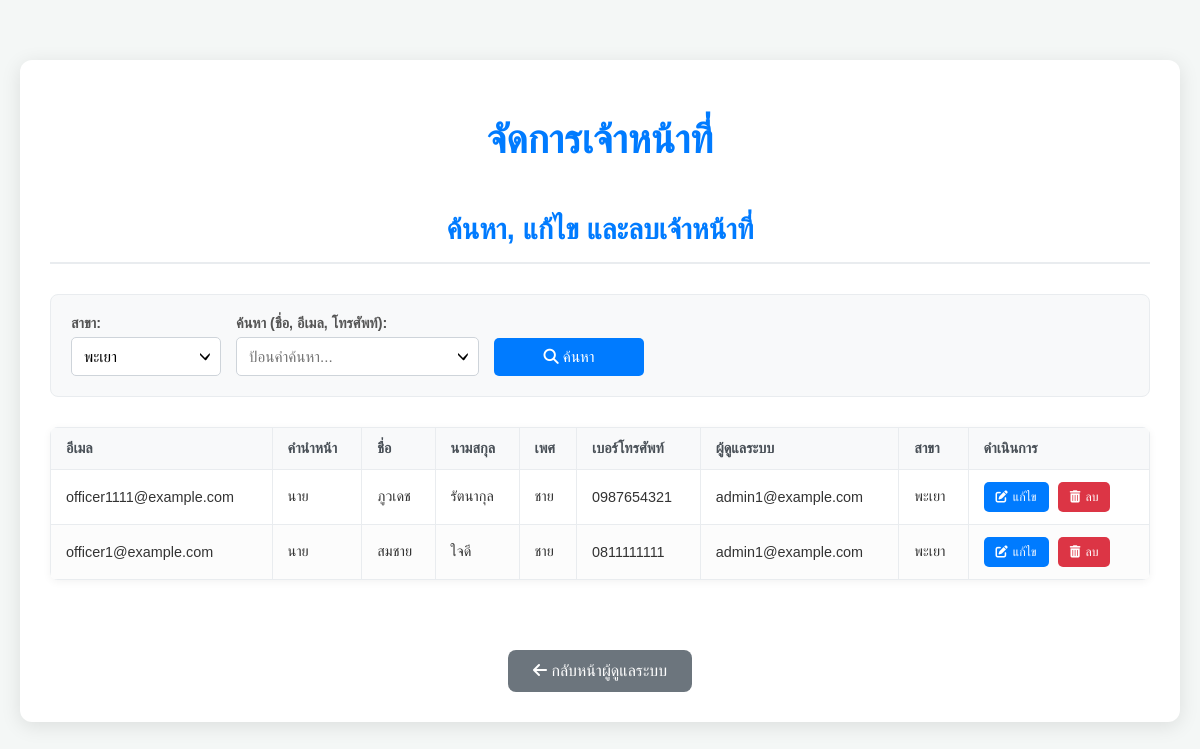
Screenshot of /PHP/manage_officers.php?filter_province_id=1 (signed in) with the database file from the repository.
### tables this page shows
CREATE TABLE `officer` (
  `Email_Officer` varchar(30) NOT NULL,
  `Password` varchar(255) DEFAULT NULL,
  `Title_name` varchar(6) DEFAULT NULL,
  `First_name` varchar(50) DEFAULT NULL,
  `Last_name` varchar(50) DEFAULT NULL,
  `Gender` varchar(4) DEFAULT NULL,
  `Phone_number` varchar(10) DEFAULT NULL,
  `Email_Admin` varchar(30) DEFAULT NULL,
  `Province_Id` varchar(2) DEFAULT NULL
);

CREATE TABLE `province` (
  `Province_Id` varchar(2) NOT NULL,
  `Province_name` varchar(50) DEFAULT NULL,
  `Region_Id` varchar(2) DEFAULT NULL,
  `Address` varchar(255) NOT NULL,
  `Phone` varchar(20) NOT NULL
);

### PHP/manage_officers.php (the view, shortened to what this page needs)
<?php
include 'db.php';
$conn->set_charset("utf8");
$current_logged_in_officer_email = $_SESSION['Email_Admin'] ?? '';
if (isset($conn)) {
    $conn->set_charset("utf8");
}
$provinces = [];
$sql_provinces = "SELECT Province_Id, Province_name FROM province ORDER BY Province_name ASC";
if ($result_provinces = $conn->query($sql_provinces)) {
    while ($row = $result_provinces->fetch_assoc()) {
        $provinces[] = $row;
    }
}
$filter_province_id = $_GET['filter_province_id'] ?? 'all';
$search_query = $_GET['search_query'] ?? '';
$sql_select_officers = "SELECT Email_Officer, Title_name, First_name, Last_name, Gender, Phone_number, Email_Admin, p.Province_name
                        FROM officer o
                        LEFT JOIN province p ON o.Province_id = p.Province_Id";
$conditions = [];
$params = [];
$param_types = '';
if ($filter_province_id !== 'all') {
    $conditions[] = "o.Province_id = ?";
    $params[] = (int)$filter_province_id;
    $param_types .= 'i';
}
if (!empty($conditions)) {
    $sql_select_officers .= " WHERE " . implode(' AND ', $conditions);
}
$sql_select_officers .= " ORDER BY First_name ASC";
$officers = [];
$stmt_select_officers = $conn->prepare($sql_select_officers);
if ($stmt_select_officers === false) {
    error_log("ERROR: Failed to prepare select officers statement: " . $conn->error);
    $message = '<div class="alert error"><i class="fas fa-times-circle"></i> เกิดข้อผิดพลาดในการดึงข้อมูลเจ้าหน้าที่: ' . $conn->error . '</div>';
} else {
    if (!empty($params)) {
        $bind_args = [];
        $bind_args[] = $param_types;
        foreach ($params as $key => $value) {
            $bind_args[] = &$params[$key];
        }
        call_user_func_array([$stmt_select_officers, 'bind_param'], $bind_args);
    }
    $stmt_select_officers->execute();
    $result_officers = $stmt_select_officers->get_result();
    while ($row_officer = $result_officers->fetch_assoc()) {
        $officers[] = $row_officer;
    }
}
?>
<!DOCTYPE html>
<html lang="th">
<head>
    <link rel="stylesheet" href="https://cdnjs.cloudflare.com/ajax/libs/font-awesome/6.4.0/css/all.min.css" />
</head>
<body>
    <div class="container">
        <h1>จัดการเจ้าหน้าที่</h1>
        <div class="officer-list-section">
            <h2>ค้นหา, แก้ไข และลบเจ้าหน้าที่</h2>
            <form action="manage_officers.php" method="GET" class="filter-officer-form">
                <div class="form-group-inline">
                    <label for="filter_province_id">สาขา:</label>
                    <select id="filter_province_id" name="filter_province_id">
                        <?php foreach ($provinces as $province): ?>
                            <option value="<?= htmlspecialchars($province['Province_Id']) ?>"
                                <?= ((string)$filter_province_id === (string)$province['Province_Id']) ? 'selected' : '' ?>>
                                <?= htmlspecialchars($province['Province_name']) ?>
                            </option>
                        <?php endforeach; ?>
                    </select>
                </div>
                <div class="form-group-inline">
                    <label for="search_query">ค้นหา (ชื่อ, อีเมล, โทรศัพท์):</label>
                    <input type="text" id="search_query" name="search_query" value="<?= htmlspecialchars($search_query) ?>" placeholder="ป้อนคำค้นหา...">
                </div>
                <div class="form-group-inline">
                    <button type="submit" class="btn-search-officer"><i class="fas fa-search"></i> ค้นหา</button>
                </div>
            </form>
            <table class="officer-table">
                <thead>
                    <tr>
                        <th>อีเมล</th>
                        <th>คำนำหน้า</th>
                        <th>ชื่อ</th>
                        <th>นามสกุล</th>
                        <th>เพศ</th>
                        <th>เบอร์โทรศัพท์</th>
                        <th>ผู้ดูแลระบบ</th>
                        <th>สาขา</th>
                        <th>ดำเนินการ</th>
                    </tr>
</thead>
<tbody>
                    <?php if (empty($officers)): ?>
                        <tr>
                            <td colspan="9" style="text-align: center; padding: 20px;">ไม่พบเจ้าหน้าที่ตามเงื่อนไขที่เลือก.</td>
                        </tr>
                    <?php else: ?>
                        <?php foreach ($officers as $officer): ?>
                            <tr>
                                <td><?= htmlspecialchars($officer['Email_Officer']) ?></td>
                                <td><?= htmlspecialchars($officer['Title_name']) ?></td>
                                <td><?= htmlspecialchars($officer['First_name']) ?></td>
                                <td><?= htmlspecialchars($officer['Last_name']) ?></td>
                                <td><?= htmlspecialchars($officer['Gender']) ?></td>
                                <td><?= htmlspecialchars($officer['Phone_number']) ?></td>
                                <td><?= htmlspecialchars($officer['Email_Admin'] ?? '-') ?></td>
                                <td><?= htmlspecialchars($officer['Province_name'] ?? '-') ?></td>
                                <td class="action-buttons">
                                    <button type="button" class="btn-edit"
                                        data-officer='<?= json_encode($officer, JSON_UNESCAPED_UNICODE) ?>'
                                        onclick="openEditOfficerModal(this)">
                                        <i class="fas fa-edit"></i> แก้ไข
                                    </button>
                                    <button type="button" class="btn-delete"
                                        onclick="openDeleteConfirmationModal('<?= htmlspecialchars($officer['Email_Officer']) ?>')"
                                        <?= ($officer['Email_Officer'] === $current_logged_in_officer_email) ? 'disabled title="ไม่สามารถลบบัญชีตัวเองได้"' : '' ?>>
                                        <i class="fas fa-trash-alt"></i> ลบ
                                    </button>
                                </td>
                            </tr>
                        <?php endforeach; ?>
                    <?php endif; ?>
                </tbody>
            </table>
        </div>
        <div style="text-align: center; margin-top: 40px;">
            <a href="admin-home.php" class="btn-back"><i class="fas fa-arrow-left"></i> กลับหน้าผู้ดูแลระบบ</a>
        </div>
    </div>
</body>
</html>

### PHP/manage_officers.php (style rules this page uses)
body { font-family: 'Sarabun', sans-serif; background-color: #f4f7f6; margin: 0; padding: 20px; color: #333; }
.container { max-width: 1200px; margin: 40px auto; background-color: #ffffff; padding: 30px; border-radius: 12px; box-shadow: 0 4px 20px rgba(0, 0, 0, 0.1); }
h1, h2 { text-align: center; color: #007bff; margin-bottom: 30px; font-weight: 600; }
h1 { font-size: 2.5em; }
h2 { font-size: 1.8em; margin-top: 50px; border-bottom: 2px solid #e9ecef; padding-bottom: 15px; }
.filter-officer-form { display: flex; flex-wrap: wrap; gap: 15px; margin-bottom: 30px; padding: 20px; background-color: #f8f9fa; border-radius: 8px; border: 1px solid #e9ecef; align-items: flex-end; }
.form-group-inline { display: flex; flex-direction: column; min-width: 150px; }
.filter-officer-form label { margin-bottom: 5px; font-weight: bold; color: #555; font-size: 0.9em; }
.filter-officer-form select, .filter-officer-form input[type="text"] { padding: 10px 12px; border: 1px solid #ced4da; border-radius: 5px; font-size: 0.95em; box-sizing: border-box; -webkit-appearance: none; -moz-appearance: none; appearance: none; background-color: #fff; background-repeat: no-repeat; background-position: right 10px center; background-size: 10px; padding-right: 30px; }
.btn-search-officer { background-color: #007bff; color: white; border: none; padding: 10px 15px; border-radius: 5px; cursor: pointer; font-size: 0.95em; transition: background-color 0.3s ease, transform 0.2s ease; min-width: 100px; }
.officer-table { width: 100%; border-collapse: collapse; margin-top: 25px; box-shadow: 0 2px 8px rgba(0, 0, 0, 0.05); border-radius: 8px; overflow: hidden; }
.officer-table th, .officer-table td { border: 1px solid #e9ecef; padding: 12px 15px; text-align: left; font-size: 0.9em; vertical-align: middle; }
.officer-table th { background-color: #f8f9fa; color: #495057; font-weight: bold; text-transform: uppercase; }
.officer-table tr:nth-child(even) { background-color: #fcfcfc; }
.officer-table .action-buttons { white-space: nowrap; }
.officer-table .action-buttons button { padding: 8px 12px; border-radius: 5px; text-decoration: none; color: white; font-size: 0.85em; margin-right: 5px; transition: background-color 0.2s ease, transform 0.2s ease; border: none; cursor: pointer; display: inline-flex; align-items: center; gap: 5px; }
.officer-table .action-buttons .btn-delete { background-color: #dc3545; }
.officer-table .action-buttons .btn-edit { background-color: #007bff; }
.btn-back { display: inline-block; padding: 12px 25px; background-color: #6c757d; color: white; border-radius: 8px; text-decoration: none; text-align: center; transition: background-color 0.3s ease, transform 0.2s ease; margin-top: 30px; font-weight: 500; }

### rows the page displays
officer: Email_Officer "officer1111@example.com", Title_name "นาย", First_name "ภูวเดช", Last_name "รัตนากุล", Gender "ชาย", Phone_number "0987654321", Email_Admin "admin1@example.com", Province_Id.Province_name "พะเยา"
officer: Email_Officer "officer1@example.com", Title_name "นาย", First_name "สมชาย", Last_name "ใจดี", Gender "ชาย", Phone_number "0811111111", Email_Admin "admin1@example.com", Province_Id.Province_name "พะเยา"

### other values shown
form field filter_province_id "พะเยา"
